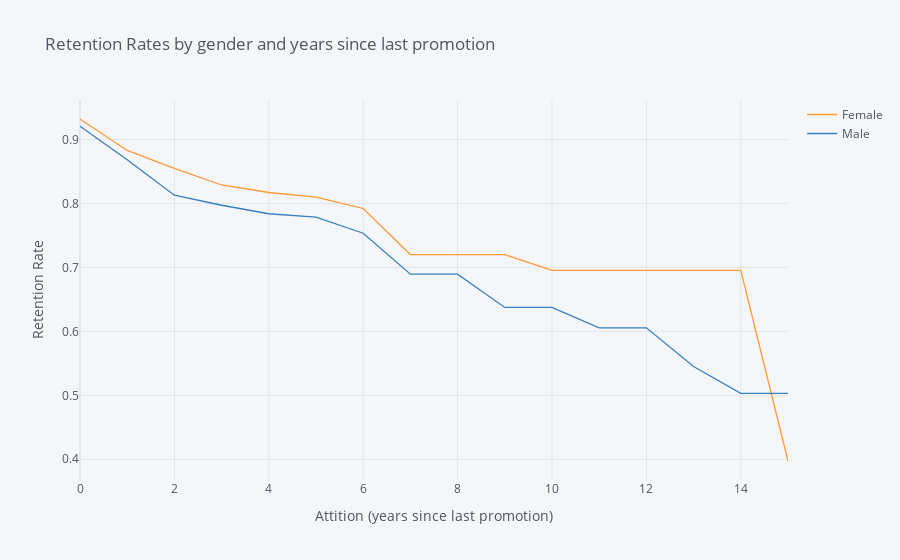

The code cell stored with this chart in its notebook:
### Markdown cell above
## 3. Let's look at retention rate by gender from a third perspective - the number of years since the employee's last promotion. Generate and plot a survival curve showing this.

### Code cell
rates=survival(data, 'Gender', 'YearsSinceLastPromotion', 'Attrition')

rates.iplot(kind='line', xTitle='Attition (years since last promotion)', yTitle='Retention Rate',
            title='Retention Rates by gender and years since last promotion')

### Figure 1 — Plotly figure (JSON) as saved in the notebook; plotly's stock layout.template omitted (floating-point values rounded to 4 significant figures)
{"data": [{"line": {"color": "rgba(255, 153, 51, 1.0)", "dash": "solid", "shape": "linear", "width": 1.3}, "mode": "lines", "name": "Female", "text": "", "type": "scatter", "x": [0, 1, 2, 3, 4, 5, 6, 7, 8, 9, 10, 11, 12, 13, 14, 15], "y": [0.932, 0.8828, 0.8547, 0.8288, 0.817, 0.8099, 0.7921, 0.7201, 0.7201, 0.7201, 0.6952, 0.6952, 0.6952, 0.6952, 0.6952, 0.3973]}, {"line": {"color": "rgba(55, 128, 191, 1.0)", "dash": "solid", "shape": "linear", "width": 1.3}, "mode": "lines", "name": "Male", "text": "", "type": "scatter", "x": [0, 1, 2, 3, 4, 5, 6, 7, 8, 9, 10, 11, 12, 13, 14, 15], "y": [0.9206, 0.8684, 0.8128, 0.7971, 0.7838, 0.7785, 0.7534, 0.6894, 0.6894, 0.6374, 0.6374, 0.6055, 0.6055, 0.5449, 0.503, 0.503]}], "layout": {"legend": {"bgcolor": "#F5F6F9", "font": {"color": "#4D5663"}}, "paper_bgcolor": "#F5F6F9", "plot_bgcolor": "#F5F6F9", "title": {"font": {"color": "#4D5663"}, "text": "Retention Rates by gender and years since last promotion"}, "xaxis": {"gridcolor": "#E1E5ED", "showgrid": true, "tickfont": {"color": "#4D5663"}, "title": {"font": {"color": "#4D5663"}, "text": "Attition (years since last promotion)"}, "zerolinecolor": "#E1E5ED"}, "yaxis": {"gridcolor": "#E1E5ED", "showgrid": true, "tickfont": {"color": "#4D5663"}, "title": {"font": {"color": "#4D5663"}, "text": "Retention Rate"}, "zerolinecolor": "#E1E5ED"}}}
